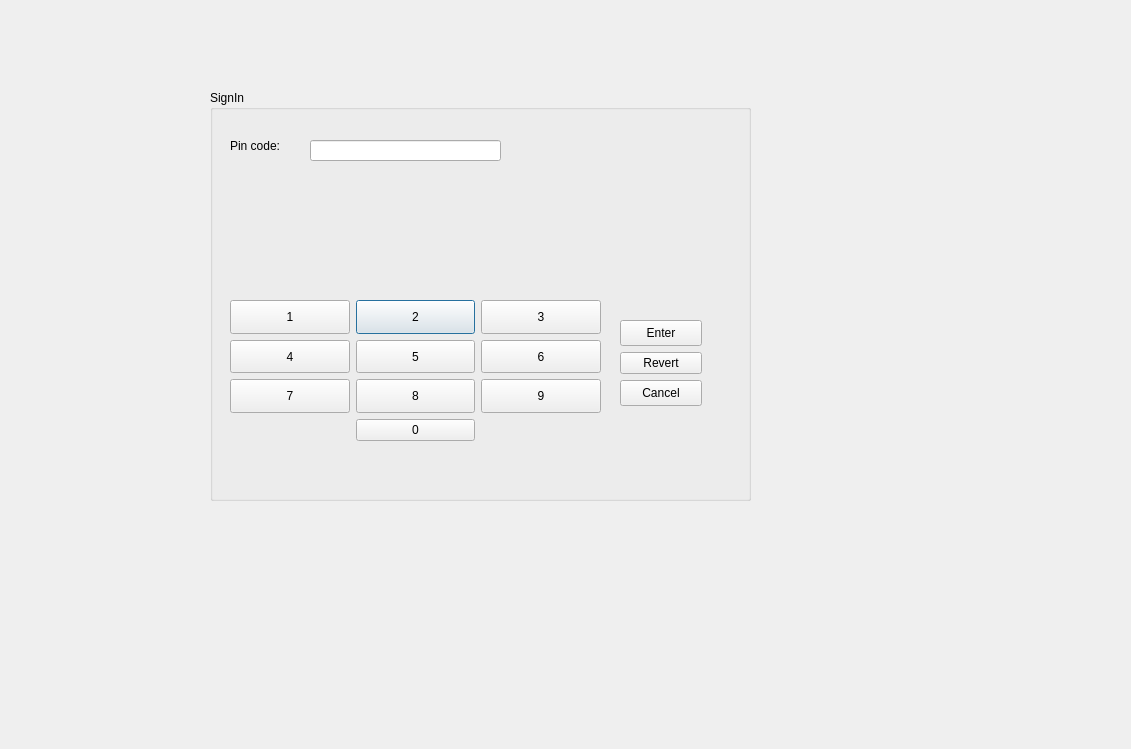
<?xml version="1.0" encoding="UTF-8"?>
<ui version="4.0">
 <class>PinCode</class>
 <widget class="QDialog" name="PinCode">
  <property name="geometry">
   <rect>
    <x>0</x>
    <y>0</y>
    <width>1131</width>
    <height>749</height>
   </rect>
  </property>
  <property name="windowTitle">
   <string>Dialog</string>
  </property>
  <widget class="QGroupBox" name="groupBox">
   <property name="geometry">
    <rect>
     <x>210</x>
     <y>90</y>
     <width>541</width>
     <height>411</height>
    </rect>
   </property>
   <property name="sizePolicy">
    <sizepolicy hsizetype="Preferred" vsizetype="Expanding">
     <horstretch>0</horstretch>
     <verstretch>0</verstretch>
    </sizepolicy>
   </property>
   <property name="title">
    <string>SignIn</string>
   </property>
   <widget class="QLabel" name="label_2">
    <property name="geometry">
     <rect>
      <x>20</x>
      <y>40</y>
      <width>91</width>
      <height>31</height>
     </rect>
    </property>
    <property name="sizePolicy">
     <sizepolicy hsizetype="Preferred" vsizetype="Expanding">
      <horstretch>0</horstretch>
      <verstretch>0</verstretch>
     </sizepolicy>
    </property>
    <property name="text">
     <string>Pin code:</string>
    </property>
   </widget>
   <widget class="QLineEdit" name="pinLine">
    <property name="geometry">
     <rect>
      <x>100</x>
      <y>50</y>
      <width>191</width>
      <height>21</height>
     </rect>
    </property>
    <property name="sizePolicy">
     <sizepolicy hsizetype="Expanding" vsizetype="Expanding">
      <horstretch>0</horstretch>
      <verstretch>0</verstretch>
     </sizepolicy>
    </property>
    <property name="echoMode">
     <enum>QLineEdit::Password</enum>
    </property>
   </widget>
   <widget class="QWidget" name="gridLayoutWidget">
    <property name="geometry">
     <rect>
      <x>20</x>
      <y>210</y>
      <width>371</width>
      <height>141</height>
     </rect>
    </property>
    <property name="sizePolicy">
     <sizepolicy hsizetype="Preferred" vsizetype="Expanding">
      <horstretch>0</horstretch>
      <verstretch>0</verstretch>
     </sizepolicy>
    </property>
    <layout class="QGridLayout" name="gridLayout">
     <item row="0" column="1">
      <widget class="QPushButton" name="N2">
       <property name="sizePolicy">
        <sizepolicy hsizetype="Minimum" vsizetype="Expanding">
         <horstretch>0</horstretch>
         <verstretch>0</verstretch>
        </sizepolicy>
       </property>
       <property name="text">
        <string>2</string>
       </property>
      </widget>
     </item>
     <item row="2" column="1">
      <widget class="QPushButton" name="N8">
       <property name="sizePolicy">
        <sizepolicy hsizetype="Minimum" vsizetype="Expanding">
         <horstretch>0</horstretch>
         <verstretch>0</verstretch>
        </sizepolicy>
       </property>
       <property name="text">
        <string>8</string>
       </property>
      </widget>
     </item>
     <item row="0" column="2">
      <widget class="QPushButton" name="N3">
       <property name="sizePolicy">
        <sizepolicy hsizetype="Minimum" vsizetype="Expanding">
         <horstretch>0</horstretch>
         <verstretch>0</verstretch>
        </sizepolicy>
       </property>
       <property name="styleSheet">
        <string notr="true"/>
       </property>
       <property name="text">
        <string>3</string>
       </property>
      </widget>
     </item>
     <item row="2" column="2">
      <widget class="QPushButton" name="N9">
       <property name="sizePolicy">
        <sizepolicy hsizetype="Minimum" vsizetype="Expanding">
         <horstretch>0</horstretch>
         <verstretch>0</verstretch>
        </sizepolicy>
       </property>
       <property name="text">
        <string>9</string>
       </property>
      </widget>
     </item>
     <item row="1" column="2">
      <widget class="QPushButton" name="N6">
       <property name="sizePolicy">
        <sizepolicy hsizetype="Minimum" vsizetype="Expanding">
         <horstretch>0</horstretch>
         <verstretch>0</verstretch>
        </sizepolicy>
       </property>
       <property name="text">
        <string>6</string>
       </property>
      </widget>
     </item>
     <item row="1" column="1">
      <widget class="QPushButton" name="N5">
       <property name="sizePolicy">
        <sizepolicy hsizetype="Minimum" vsizetype="Expanding">
         <horstretch>0</horstretch>
         <verstretch>0</verstretch>
        </sizepolicy>
       </property>
       <property name="text">
        <string>5</string>
       </property>
      </widget>
     </item>
     <item row="0" column="0">
      <widget class="QPushButton" name="N1">
       <property name="sizePolicy">
        <sizepolicy hsizetype="Minimum" vsizetype="Expanding">
         <horstretch>0</horstretch>
         <verstretch>0</verstretch>
        </sizepolicy>
       </property>
       <property name="text">
        <string>1</string>
       </property>
      </widget>
     </item>
     <item row="1" column="0">
      <widget class="QPushButton" name="N4">
       <property name="sizePolicy">
        <sizepolicy hsizetype="Minimum" vsizetype="Expanding">
         <horstretch>0</horstretch>
         <verstretch>0</verstretch>
        </sizepolicy>
       </property>
       <property name="text">
        <string>4</string>
       </property>
      </widget>
     </item>
     <item row="2" column="0">
      <widget class="QPushButton" name="N7">
       <property name="sizePolicy">
        <sizepolicy hsizetype="Minimum" vsizetype="Expanding">
         <horstretch>0</horstretch>
         <verstretch>0</verstretch>
        </sizepolicy>
       </property>
       <property name="text">
        <string>7</string>
       </property>
      </widget>
     </item>
     <item row="3" column="1">
      <widget class="QPushButton" name="N0">
       <property name="text">
        <string>0</string>
       </property>
      </widget>
     </item>
    </layout>
   </widget>
   <widget class="QWidget" name="gridLayoutWidget_2">
    <property name="geometry">
     <rect>
      <x>410</x>
      <y>230</y>
      <width>82</width>
      <height>86</height>
     </rect>
    </property>
    <property name="sizePolicy">
     <sizepolicy hsizetype="Preferred" vsizetype="Expanding">
      <horstretch>0</horstretch>
      <verstretch>0</verstretch>
     </sizepolicy>
    </property>
    <layout class="QVBoxLayout" name="verticalLayout_2">
     <property name="sizeConstraint">
      <enum>QLayout::SetMinAndMaxSize</enum>
     </property>
     <item>
      <widget class="QPushButton" name="Enter">
       <property name="sizePolicy">
        <sizepolicy hsizetype="Minimum" vsizetype="Expanding">
         <horstretch>0</horstretch>
         <verstretch>0</verstretch>
        </sizepolicy>
       </property>
       <property name="text">
        <string>Enter</string>
       </property>
      </widget>
     </item>
     <item>
      <widget class="QPushButton" name="btnRevert">
       <property name="text">
        <string>Revert</string>
       </property>
      </widget>
     </item>
     <item>
      <widget class="QPushButton" name="Reset">
       <property name="sizePolicy">
        <sizepolicy hsizetype="Minimum" vsizetype="Expanding">
         <horstretch>0</horstretch>
         <verstretch>0</verstretch>
        </sizepolicy>
       </property>
       <property name="text">
        <string>Cancel</string>
       </property>
      </widget>
     </item>
    </layout>
   </widget>
   <widget class="QLabel" name="messageLabel">
    <property name="geometry">
     <rect>
      <x>30</x>
      <y>90</y>
      <width>381</width>
      <height>81</height>
     </rect>
    </property>
    <property name="text">
     <string/>
    </property>
   </widget>
  </widget>
 </widget>
 <resources/>
 <connections/>
</ui>
